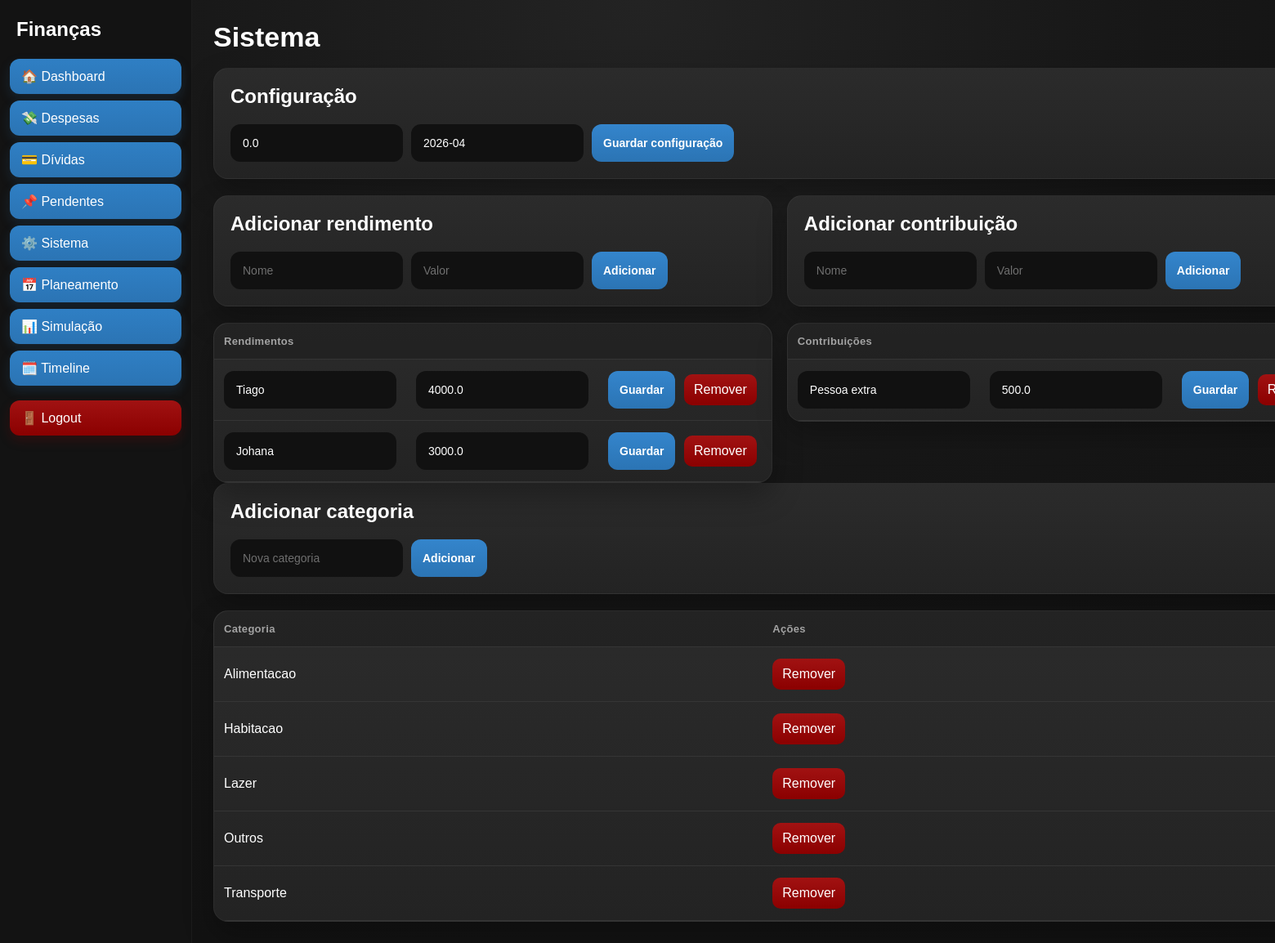
The page /sistema (signed in) on the database its author committed.
### tables this page shows
CREATE TABLE salarios (
        id INTEGER PRIMARY KEY AUTOINCREMENT,
        nome TEXT NOT NULL UNIQUE,
        valor REAL NOT NULL
    );

CREATE TABLE contribuicoes (
        id INTEGER PRIMARY KEY AUTOINCREMENT,
        nome TEXT NOT NULL UNIQUE,
        valor REAL NOT NULL
    );

CREATE TABLE categorias (
        id INTEGER PRIMARY KEY AUTOINCREMENT,
        nome TEXT NOT NULL UNIQUE
    );

### economy_web/app.py (the view)
@app.route("/sistema")
@login_required
def sistema():
    dados = export_to_dict()
    return render_template(
        "sistema.html",
        salarios=dados.get("salarios", {}),
        contribuicoes=dados.get("contribuicoes", {}),
        categorias=dados.get("categorias", []),
        saldo_inicial=float(dados.get("saldo_inicial", 0)),
        mes_atual=dados.get("mes_atual", "")
    )

### economy_web/app.py (called while the page is built)
def login_required(f):
    @wraps(f)
    def decorated_function(*args, **kwargs):
        if not session.get("logged_in"):
            return redirect(url_for("login"))
        return f(*args, **kwargs)
    return decorated_function

### economy_web/database.py (called while the page is built)
def get_connection():
	conn = sqlite3.connect(DB_FILE)
	conn.row_factory = sqlite3.Row
	return conn

def get_config(key, default=None):
	conn = get_connection()
	cur = conn.cursor()
	cur.execute("SELECT value FROM config WHERE key = ?", (key,))
	row = cur.fetchone()
	conn.close()
	if not row:
		return default
	try:
		return json.loads(row["value"])
	except Exception:
		return default

### economy_web/templates/sistema.html (shortened to what this page needs)
{% extends "base.html" %}
{% block content %}
<h1>Sistema</h1>
<div class="box">
    <h2>Configuração</h2>
    <form method="POST" action="/update_config">
        <input name="saldo_inicial" type="number" step="0.01" value="{{ saldo_inicial }}" placeholder="Saldo inicial">
        <input name="mes_atual" value="{{ mes_atual }}" placeholder="YYYY-MM">
        <button type="submit">Guardar configuração</button>
    </form>
</div>
<div class="grid-2">
    <div>
        <div class="box">
            <h2>Adicionar rendimento</h2>
            <form method="POST" action="/add_salario">
                <input name="nome" placeholder="Nome">
                <input name="valor" type="number" step="0.01" placeholder="Valor">
                <button type="submit">Adicionar</button>
            </form>
        </div>
        <table>
            <tr>
                <th colspan="3">Rendimentos</th>
            </tr>
            {% for nome, valor in salarios.items() %}
            <tr>
                <td>
                    <form class="inline-form" method="POST" action="/update_salario/{{ nome }}">
                        <input name="novo_nome" value="{{ nome }}">
                </td>
                <td><input name="valor" type="number" step="0.01" value="{{ valor }}"></td>
                <td class="acoes">
                        <button type="submit">Guardar</button>
                        <a class="btn-link btn-danger" href="/delete_salario/{{ nome }}">Remover</a>
                </td>
            </tr>
            {% endfor %}
        </table>
    </div>
    <div>
        <div class="box">
            <h2>Adicionar contribuição</h2>
            <form method="POST" action="/add_contribuicao">
                <input name="nome" placeholder="Nome">
                <input name="valor" type="number" step="0.01" placeholder="Valor">
                <button type="submit">Adicionar</button>
            </form>
        </div>
        <table>
            <tr>
                <th colspan="3">Contribuições</th>
            </tr>
            {% for nome, valor in contribuicoes.items() %}
            <tr>
                <td>
                    <form class="inline-form" method="POST" action="/update_contribuicao/{{ nome }}">
                        <input name="novo_nome" value="{{ nome }}">
                </td>
                <td><input name="valor" type="number" step="0.01" value="{{ valor }}"></td>
                <td class="acoes">
                        <button type="submit">Guardar</button>
                        <a class="btn-link btn-danger" href="/delete_contribuicao/{{ nome }}">Remover</a>
                </td>
            </tr>
            {% endfor %}
        </table>
    </div>
</div>
<div class="box">
    <h2>Adicionar categoria</h2>
    <form method="POST" action="/add_categoria">
        <input name="nome" placeholder="Nova categoria">
        <button type="submit">Adicionar</button>
    </form>
</div>
<table>
    <tr>
        <th>Categoria</th>
        <th>Ações</th>
    </tr>
    {% for nome in categorias %}
    <tr>
        <td>{{ nome }}</td>
        <td class="acoes">
            <a class="btn-link btn-danger" href="/delete_categoria/{{ nome }}">Remover</a>
        </td>
    </tr>
    {% endfor %}
</table>
{% endblock %}

### economy_web/templates/base.html (shortened to what this page needs)
<!DOCTYPE html>
<html lang="pt">
<head>
</head>
<body>
<div class="layout">
    <div class="sidebar">
        <h2>Finanças</h2>
        <a href="/">🏠 Dashboard</a>
        <a href="/despesas">💸 Despesas</a>
        <a href="/dividas">💳 Dívidas</a>
        <a href="/pendentes">📌 Pendentes</a>
        <a href="/sistema">⚙️ Sistema</a>
        <a href="/planeamento">📅 Planeamento</a>
        <a href="/simulacao">📊 Simulação</a>
        <a href="/timeline">🗓️ Timeline</a>
        <a href="/logout" class="logout">🚪 Logout</a>
    </div>
    <div class="content">
        {% block content %}{% endblock %}
    </div>
</div>
</body>
</html>

### economy_web/templates/base.html (style rules this page uses)
:root { --bg: #171717; --bg-2: #1d1d1d; --panel: #232323; --panel-2: #2b2b2b; --sidebar: #141414; --input: #111111; --border: #353535; --primary: #2b74b4; --primary-hover: #3485cc; --danger: #8b0000; --danger-hover: #a00000; --success: #1f7a4d; --success-hover: #299b63; --text: #ffffff; --muted: #a3a3a3; --green: #00d084; --red: #ff5c5c; --orange: #ffb347; --radius: 18px; --radius-sm: 12px; --shadow: 0 16px 36px rgba(0, 0, 0, 0.28); }
* { box-sizing: border-box; }
body { margin: 0; font-family: Arial, sans-serif; color: var(--text); background: radial-gradient(circle at top, #232323 0%, #171717 45%, #111111 100%); min-height: 100vh; }
.layout { display: flex; min-height: 100vh; }
.sidebar { width: 235px; background: rgba(20, 20, 20, 0.95); border-right: 1px solid rgba(255, 255, 255, 0.04); padding: 22px 12px; flex-shrink: 0; }
.sidebar h2 { margin: 0 0 22px 8px; font-size: 24px; font-weight: 700; }
.sidebar a { display: block; text-decoration: none; color: var(--text); background: linear-gradient(180deg, #2f7fc4, var(--primary)); padding: 12px 14px; border-radius: 12px; margin: 8px 0; transition: 0.15s ease; box-shadow: 0 6px 14px rgba(43, 116, 180, 0.18); }
.sidebar .logout { margin-top: 18px; background: linear-gradient(180deg, #a11212, var(--danger)); box-shadow: 0 6px 14px rgba(139, 0, 0, 0.22); }
.content { flex: 1; padding: 26px; }
h1 { margin: 0 0 18px; font-size: 34px; }
h2 { margin-top: 0; }
.box, .card, table { background: linear-gradient(180deg, var(--panel-2), var(--panel)); border: 1px solid rgba(255, 255, 255, 0.04); box-shadow: var(--shadow); }
.box { border-radius: var(--radius); padding: 20px; margin-bottom: 20px; }
.grid-2 { display: grid; grid-template-columns: 1fr 1fr; gap: 18px; }
form { display: flex; gap: 10px; flex-wrap: wrap; align-items: center; }
.inline-form { display: contents; }
input, select, textarea, button { height: 46px; padding: 0 14px; border-radius: 12px; font-size: 14px; }
input, select, textarea { border: 1px solid transparent; background: var(--input); color: var(--text); min-width: 130px; transition: 0.15s ease; }
input::placeholder, textarea::placeholder { color: #6f6f6f; }
button { border: none; background: linear-gradient(180deg, var(--primary-hover), var(--primary)); color: white; font-weight: 700; cursor: pointer; transition: 0.15s ease; }
.btn-danger { background: linear-gradient(180deg, #a11212, var(--danger)); }
.btn-link { display: inline-block; text-decoration: none; color: white; background: #444; padding: 10px 12px; border-radius: 10px; transition: 0.15s ease; }
.btn-link.btn-danger { background: linear-gradient(180deg, #a11212, var(--danger)); }
table { width: 100%; border-collapse: separate; border-spacing: 0; border-radius: var(--radius); overflow: hidden; }
th, td { padding: 14px 12px; text-align: left; border-bottom: 1px solid var(--border); vertical-align: middle; }
th { background: rgba(0, 0, 0, 0.18); color: var(--muted); font-size: 13px; letter-spacing: 0.3px; }
.acoes { white-space: nowrap; }
.acoes > * { margin-right: 6px; }

### rows shown on the page
salarios: novo_nome "Tiago", valor "4000.0"
salarios: novo_nome "Johana", valor "3000.0"
contribuicoes: novo_nome "Pessoa extra", valor "500.0"
categorias: nome "Alimentacao"
categorias: nome "Habitacao"
categorias: nome "Lazer"
categorias: nome "Outros"
categorias: nome "Transporte"
